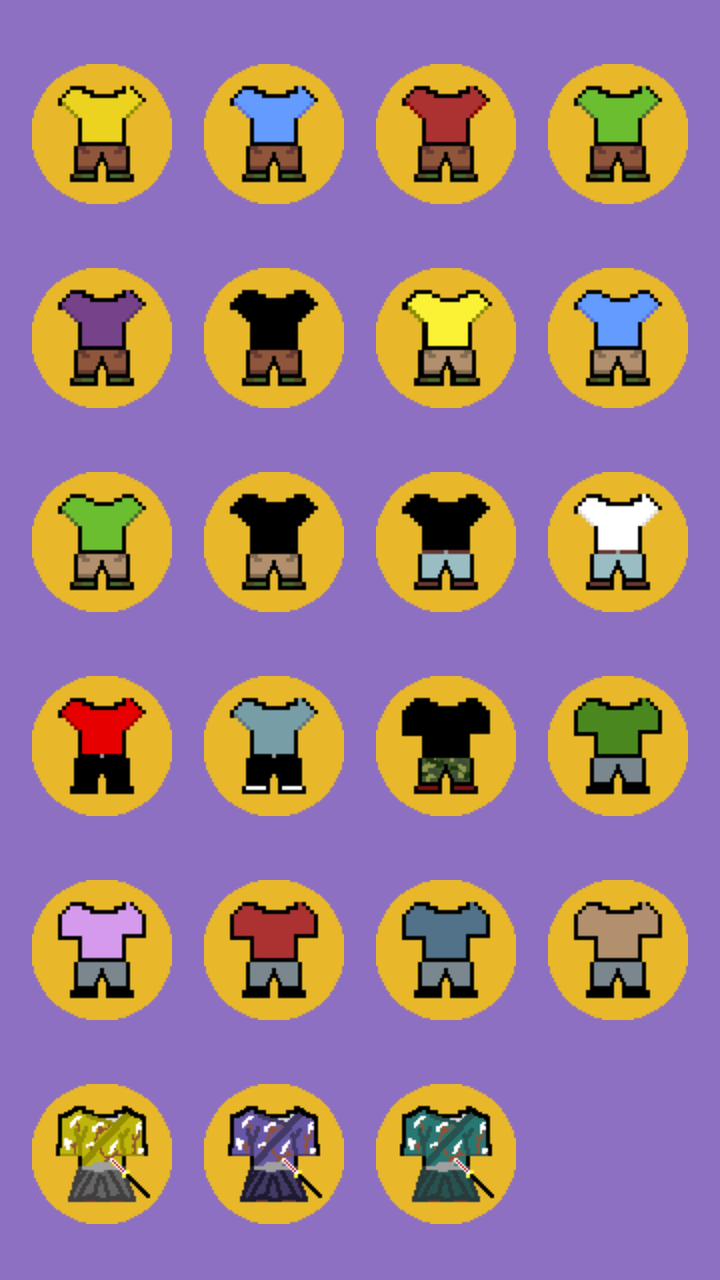
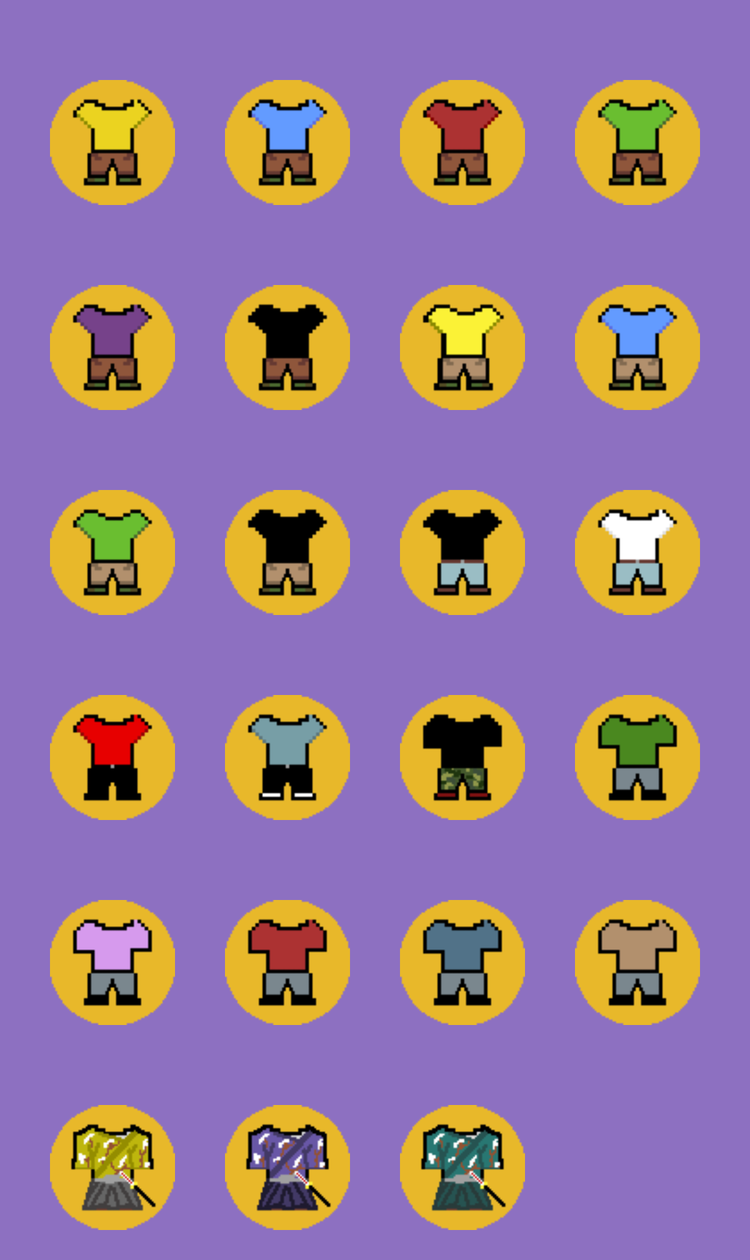

An Android layout and its configuration variant, each rendered on a device that would load it. The default file and the variant file are quoted in full after the pictures.
<!-- AndroidManifest.xml: application theme AppTheme -->
<!-- res/layout/fragment_body_custom.xml -->
<?xml version="1.0" encoding="utf-8"?>
<ScrollView xmlns:android="http://schemas.android.com/apk/res/android"
    xmlns:app="http://schemas.android.com/apk/res-auto"
    xmlns:tools="http://schemas.android.com/tools"
    android:layout_width="match_parent"
    android:layout_height="match_parent"
    android:background="@color/background"
    tools:context=".ui.body.BodyCustomFragment">

    <androidx.constraintlayout.widget.ConstraintLayout
        android:layout_width="match_parent"
        android:layout_height="match_parent">


        <ImageView
            android:id="@+id/iv_body1a"
            android:layout_width="wrap_content"
            android:layout_height="wrap_content"
            android:layout_marginTop="32dp"
            android:src="@drawable/circle_body_yellow"
            app:layout_constraintBottom_toBottomOf="parent"
            app:layout_constraintEnd_toStartOf="@+id/iv_body2a"
            app:layout_constraintHorizontal_bias="0.5"
            app:layout_constraintStart_toStartOf="parent"
            app:layout_constraintTop_toTopOf="parent"
            app:layout_constraintVertical_bias="0.0" />

        <ImageView
            android:id="@+id/iv_body2a"
            android:layout_width="wrap_content"
            android:layout_height="wrap_content"
            android:src="@drawable/circle_body_blue"
            app:layout_constraintBottom_toBottomOf="@+id/iv_body1a"
            app:layout_constraintEnd_toStartOf="@+id/iv_body3a"
            app:layout_constraintHorizontal_bias="0.5"
            app:layout_constraintStart_toEndOf="@+id/iv_body1a"
            app:layout_constraintTop_toTopOf="@+id/iv_body1a" />

        <ImageView
            android:id="@+id/iv_body3a"
            android:layout_width="wrap_content"
            android:layout_height="wrap_content"
            android:src="@drawable/circle_body_red"
            app:layout_constraintBottom_toBottomOf="@+id/iv_body2a"
            app:layout_constraintEnd_toStartOf="@+id/iv_body4a"
            app:layout_constraintHorizontal_bias="0.5"
            app:layout_constraintStart_toEndOf="@+id/iv_body2a"
            app:layout_constraintTop_toTopOf="@+id/iv_body2a" />

        <ImageView
            android:id="@+id/iv_body4a"
            android:layout_width="wrap_content"
            android:layout_height="wrap_content"
            android:src="@drawable/circle_body_green"
            app:layout_constraintBottom_toBottomOf="@+id/iv_body3a"
            app:layout_constraintEnd_toEndOf="parent"
            app:layout_constraintHorizontal_bias="0.5"
            app:layout_constraintStart_toEndOf="@+id/iv_body3a"
            app:layout_constraintTop_toTopOf="@+id/iv_body3a" />

        <ImageView
            android:id="@+id/iv_body5a"
            android:layout_width="wrap_content"
            android:layout_height="wrap_content"
            android:layout_marginTop="32dp"
            android:src="@drawable/circle_body_purple"
            app:layout_constraintBottom_toBottomOf="parent"
            app:layout_constraintEnd_toStartOf="@+id/iv_body6a"
            app:layout_constraintHorizontal_bias="0.5"
            app:layout_constraintStart_toStartOf="parent"
            app:layout_constraintTop_toBottomOf="@+id/iv_body1a"
            app:layout_constraintVertical_bias="0.0" />

        <ImageView
            android:id="@+id/iv_body6a"
            android:layout_width="wrap_content"
            android:layout_height="wrap_content"
            android:src="@drawable/circle_body_black"
            app:layout_constraintBottom_toBottomOf="@+id/iv_body5a"
            app:layout_constraintEnd_toStartOf="@+id/iv_body7a"
            app:layout_constraintHorizontal_bias="0.5"
            app:layout_constraintStart_toEndOf="@+id/iv_body5a"
            app:layout_constraintTop_toTopOf="@+id/iv_body5a" />

        <ImageView
            android:id="@+id/iv_body7a"
            android:layout_width="wrap_content"
            android:layout_height="wrap_content"
            android:src="@drawable/circle_body_yellow_beige"
            app:layout_constraintBottom_toBottomOf="@+id/iv_body6a"
            app:layout_constraintEnd_toStartOf="@+id/iv_body8a"
            app:layout_constraintHorizontal_bias="0.5"
            app:layout_constraintStart_toEndOf="@+id/iv_body6a"
            app:layout_constraintTop_toTopOf="@+id/iv_body6a" />

        <ImageView
            android:id="@+id/iv_body8a"
            android:layout_width="wrap_content"
            android:layout_height="wrap_content"
            android:src="@drawable/circle_body_blue_beige"
            app:layout_constraintBottom_toBottomOf="@+id/iv_body7a"
            app:layout_constraintEnd_toEndOf="parent"
            app:layout_constraintHorizontal_bias="0.5"
            app:layout_constraintStart_toEndOf="@+id/iv_body7a"
            app:layout_constraintTop_toTopOf="@+id/iv_body7a" />

        <ImageView
            android:id="@+id/iv_body9a"
            android:layout_width="wrap_content"
            android:layout_height="wrap_content"
            android:layout_marginTop="32dp"
            android:src="@drawable/circle_body_green_beige"
            app:layout_constraintBottom_toBottomOf="parent"
            app:layout_constraintEnd_toStartOf="@+id/iv_body10a"
            app:layout_constraintHorizontal_bias="0.5"
            app:layout_constraintStart_toStartOf="parent"
            app:layout_constraintTop_toBottomOf="@+id/iv_body5a"
            app:layout_constraintVertical_bias="0.0" />

        <ImageView
            android:id="@+id/iv_body10a"
            android:layout_width="wrap_content"
            android:layout_height="wrap_content"
            android:src="@drawable/circle_body_black_beige"
            app:layout_constraintBottom_toBottomOf="@+id/iv_body9a"
            app:layout_constraintEnd_toStartOf="@+id/iv_body11a"
            app:layout_constraintHorizontal_bias="0.5"
            app:layout_constraintStart_toEndOf="@+id/iv_body9a"
            app:layout_constraintTop_toTopOf="@+id/iv_body9a" />

        <ImageView
            android:id="@+id/iv_body11a"
            android:layout_width="wrap_content"
            android:layout_height="wrap_content"
            android:src="@drawable/circle_body_black_blue"
            app:layout_constraintBottom_toBottomOf="@+id/iv_body10a"
            app:layout_constraintEnd_toStartOf="@+id/iv_body12a"
            app:layout_constraintHorizontal_bias="0.5"
            app:layout_constraintStart_toEndOf="@+id/iv_body10a"
            app:layout_constraintTop_toTopOf="@+id/iv_body10a" />

        <ImageView
            android:id="@+id/iv_body12a"
            android:layout_width="wrap_content"
            android:layout_height="wrap_content"
            android:src="@drawable/circle_body_white_blue"
            app:layout_constraintBottom_toBottomOf="@+id/iv_body11a"
            app:layout_constraintEnd_toEndOf="parent"
            app:layout_constraintHorizontal_bias="0.5"
            app:layout_constraintStart_toEndOf="@+id/iv_body11a"
            app:layout_constraintTop_toTopOf="@+id/iv_body11a" />

        <ImageView
            android:id="@+id/iv_body13a"
            android:layout_width="wrap_content"
            android:layout_height="wrap_content"
            android:src="@drawable/circle_body_red_black"
            app:layout_constraintBottom_toBottomOf="@+id/iv_body14a"
            app:layout_constraintEnd_toStartOf="@+id/iv_body14a"
            app:layout_constraintHorizontal_bias="0.5"
            app:layout_constraintStart_toStartOf="parent"
            app:layout_constraintTop_toTopOf="@+id/iv_body14a" />

        <ImageView
            android:id="@+id/iv_body14a"
            android:layout_width="wrap_content"
            android:layout_height="wrap_content"
            android:src="@drawable/circle_body_turquoise_black"
            app:layout_constraintBottom_toBottomOf="@+id/iv_body15a"
            app:layout_constraintEnd_toStartOf="@+id/iv_body15a"
            app:layout_constraintHorizontal_bias="0.5"
            app:layout_constraintStart_toEndOf="@+id/iv_body13a"
            app:layout_constraintTop_toTopOf="@+id/iv_body15a" />

        <ImageView
            android:id="@+id/iv_body15a"
            android:layout_width="wrap_content"
            android:layout_height="wrap_content"
            android:src="@drawable/circle_body_black_camo"
            app:layout_constraintBottom_toBottomOf="@+id/iv_body16a"
            app:layout_constraintEnd_toStartOf="@+id/iv_body16a"
            app:layout_constraintHorizontal_bias="0.5"
            app:layout_constraintStart_toEndOf="@+id/iv_body14a"
            app:layout_constraintTop_toTopOf="@+id/iv_body16a" />

        <ImageView
            android:id="@+id/iv_body16a"
            android:layout_width="wrap_content"
            android:layout_height="wrap_content"
            android:layout_marginTop="32dp"
            android:src="@drawable/circle_body_green_grey"
            app:layout_constraintBottom_toBottomOf="parent"
            app:layout_constraintEnd_toEndOf="parent"
            app:layout_constraintHorizontal_bias="0.5"
            app:layout_constraintStart_toEndOf="@+id/iv_body15a"
            app:layout_constraintTop_toBottomOf="@+id/iv_body12a"
            app:layout_constraintVertical_bias="0.0" />

        <ImageView
            android:id="@+id/iv_body17a"
            android:layout_width="wrap_content"
            android:layout_height="wrap_content"
            android:src="@drawable/circle_body_lilac_grey"
            app:layout_constraintBottom_toBottomOf="@+id/iv_body18a"
            app:layout_constraintEnd_toStartOf="@+id/iv_body18a"
            app:layout_constraintHorizontal_bias="0.5"
            app:layout_constraintStart_toStartOf="parent"
            app:layout_constraintTop_toTopOf="@+id/iv_body18a" />

        <ImageView
            android:id="@+id/iv_body18a"
            android:layout_width="wrap_content"
            android:layout_height="wrap_content"
            android:src="@drawable/circle_body_red_grey"
            app:layout_constraintBottom_toBottomOf="@+id/iv_body19a"
            app:layout_constraintEnd_toStartOf="@+id/iv_body19a"
            app:layout_constraintHorizontal_bias="0.5"
            app:layout_constraintStart_toEndOf="@+id/iv_body17a"
            app:layout_constraintTop_toTopOf="@+id/iv_body19a" />

        <ImageView
            android:id="@+id/iv_body19a"
            android:layout_width="wrap_content"
            android:layout_height="wrap_content"
            android:src="@drawable/circle_body_turquoise_grey"
            app:layout_constraintBottom_toBottomOf="@+id/iv_body20a"
            app:layout_constraintEnd_toStartOf="@+id/iv_body20a"
            app:layout_constraintHorizontal_bias="0.5"
            app:layout_constraintStart_toEndOf="@+id/iv_body18a"
            app:layout_constraintTop_toTopOf="@+id/iv_body20a" />

        <ImageView
            android:id="@+id/iv_body20a"
            android:layout_width="wrap_content"
            android:layout_height="wrap_content"
            android:layout_marginTop="32dp"
            android:src="@drawable/circle_body_beige_grey"
            app:layout_constraintBottom_toBottomOf="parent"
            app:layout_constraintEnd_toEndOf="parent"
            app:layout_constraintHorizontal_bias="0.5"
            app:layout_constraintStart_toEndOf="@+id/iv_body19a"
            app:layout_constraintTop_toBottomOf="@+id/iv_body16a"
            app:layout_constraintVertical_bias="0.0" />

        <ImageView
            android:id="@+id/iv_body21a"
            android:layout_width="wrap_content"
            android:layout_height="wrap_content"
            android:layout_marginTop="32dp"
            android:src="@drawable/circle_body_samurai_yellow"
            app:layout_constraintEnd_toStartOf="@+id/iv_body22a"
            app:layout_constraintHorizontal_bias="0.5"
            app:layout_constraintStart_toStartOf="parent"
            app:layout_constraintTop_toBottomOf="@+id/iv_body17a" />

        <ImageView
            android:id="@+id/iv_body22a"
            android:layout_width="wrap_content"
            android:layout_height="wrap_content"
            android:src="@drawable/circle_body_samurai_purple"
            app:layout_constraintBottom_toBottomOf="@+id/iv_body21a"
            app:layout_constraintEnd_toStartOf="@+id/iv_body24a"
            app:layout_constraintHorizontal_bias="0.5"
            app:layout_constraintStart_toEndOf="@+id/iv_body21a"
            app:layout_constraintTop_toTopOf="@+id/iv_body21a" />

        <ImageView
            android:id="@+id/iv_body23a"
            android:layout_width="wrap_content"
            android:layout_height="wrap_content"
            android:src="@drawable/circle_body_samurai_turquoise"
            android:visibility="invisible"
            app:layout_constraintBottom_toBottomOf="@+id/iv_body24a"
            app:layout_constraintEnd_toEndOf="parent"
            app:layout_constraintHorizontal_bias="0.5"
            app:layout_constraintStart_toEndOf="@+id/iv_body24a"
            app:layout_constraintTop_toTopOf="@+id/iv_body24a" />

        <ImageView
            android:id="@+id/iv_body24a"
            android:layout_width="wrap_content"
            android:layout_height="wrap_content"
            android:src="@drawable/circle_body_samurai_turquoise"
            app:layout_constraintBottom_toBottomOf="@+id/iv_body22a"
            app:layout_constraintEnd_toStartOf="@+id/iv_body23a"
            app:layout_constraintHorizontal_bias="0.5"
            app:layout_constraintStart_toEndOf="@+id/iv_body22a"
            app:layout_constraintTop_toTopOf="@+id/iv_body22a" />


    </androidx.constraintlayout.widget.ConstraintLayout>

</ScrollView>
<!-- resources referenced by this layout -->
<resources>
  <color name="background">#8D70C1</color>
  <!-- drawable circle_body_beige_grey: png bitmap (drawable, 14296 bytes) -->
  <!-- drawable circle_body_black: png bitmap (drawable, 14225 bytes) -->
  <!-- drawable circle_body_black_beige: png bitmap (drawable, 14347 bytes) -->
  <!-- drawable circle_body_black_blue: png bitmap (drawable, 14094 bytes) -->
  <!-- drawable circle_body_black_camo: png bitmap (drawable, 14387 bytes) -->
  <!-- drawable circle_body_blue: png bitmap (drawable, 15316 bytes) -->
  <!-- drawable circle_body_blue_beige: png bitmap (drawable, 15119 bytes) -->
  <!-- drawable circle_body_green: png bitmap (drawable, 15363 bytes) -->
  <!-- drawable circle_body_green_beige: png bitmap (drawable, 15282 bytes) -->
  <!-- drawable circle_body_green_grey: png bitmap (drawable, 14292 bytes) -->
  <!-- drawable circle_body_lilac_grey: png bitmap (drawable, 13944 bytes) -->
  <!-- drawable circle_body_purple: png bitmap (drawable, 14699 bytes) -->
  <!-- drawable circle_body_red: png bitmap (drawable, 14737 bytes) -->
  <!-- drawable circle_body_red_black: png bitmap (drawable, 13648 bytes) -->
  <!-- drawable circle_body_red_grey: png bitmap (drawable, 13901 bytes) -->
  <!-- drawable circle_body_samurai_purple: png bitmap (drawable, 19247 bytes) -->
  <!-- drawable circle_body_samurai_turquoise: png bitmap (drawable, 18894 bytes) -->
  <!-- drawable circle_body_samurai_yellow: png bitmap (drawable, 19466 bytes) -->
  <!-- drawable circle_body_turquoise_black: png bitmap (drawable, 13847 bytes) -->
  <!-- drawable circle_body_turquoise_grey: png bitmap (drawable, 13817 bytes) -->
  <!-- drawable circle_body_white_blue: png bitmap (drawable, 14520 bytes) -->
  <!-- drawable circle_body_yellow: png bitmap (drawable, 14957 bytes) -->
  <!-- drawable circle_body_yellow_beige: png bitmap (drawable, 14731 bytes) -->
  <style name="AppTheme" parent="Theme.AppCompat.Light.DarkActionBar">
          
          <item name="colorPrimary">@color/colorPrimary</item>
          <item name="colorPrimaryDark">@color/colorPrimaryDark</item>
          <item name="colorAccent">@color/colorAccent</item>
      </style>
  <color name="colorPrimary">#6133B4</color>
  <color name="colorPrimaryDark">#311369</color>
  <color name="colorAccent">#E8B82A</color>2AB591
</resources>
<!-- res/layout-sw600dp/fragment_body_custom.xml (the repository's variant of the layout above) -->
<!-- drawn on a 7-inch tablet held upright -->
<?xml version="1.0" encoding="utf-8"?>
<ScrollView xmlns:android="http://schemas.android.com/apk/res/android"
    xmlns:app="http://schemas.android.com/apk/res-auto"
    xmlns:tools="http://schemas.android.com/tools"
    android:layout_width="match_parent"
    android:layout_height="match_parent"
    android:background="@color/background"
    tools:context=".ui.body.BodyCustomFragment">

    <androidx.constraintlayout.widget.ConstraintLayout
        android:layout_width="match_parent"
        android:layout_height="match_parent">


        <ImageView
            android:id="@+id/iv_body1a"
            android:layout_width="100dp"
            android:layout_height="100dp"
            android:layout_marginTop="64dp"
            android:adjustViewBounds="false"
            app:layout_constraintBottom_toBottomOf="parent"
            app:layout_constraintDimensionRatio=""
            app:layout_constraintEnd_toStartOf="@+id/iv_body2a"
            app:layout_constraintHorizontal_bias="0.5"
            app:layout_constraintStart_toStartOf="parent"
            app:layout_constraintTop_toTopOf="parent"
            app:layout_constraintVertical_bias="0.0"
            app:srcCompat="@drawable/circle_body_yellow"
            tools:srcCompat="@drawable/circle_body_yellow" />

        <ImageView
            android:id="@+id/iv_body2a"
            android:layout_width="100dp"
            android:layout_height="100dp"
            android:src="@drawable/circle_body_blue"
            app:layout_constraintBottom_toBottomOf="@+id/iv_body1a"
            app:layout_constraintEnd_toStartOf="@+id/iv_body3a"
            app:layout_constraintHorizontal_bias="0.5"
            app:layout_constraintStart_toEndOf="@+id/iv_body1a"
            app:layout_constraintTop_toTopOf="@+id/iv_body1a" />

        <ImageView
            android:id="@+id/iv_body3a"
            android:layout_width="100dp"
            android:layout_height="100dp"
            android:src="@drawable/circle_body_red"
            app:layout_constraintBottom_toBottomOf="@+id/iv_body2a"
            app:layout_constraintEnd_toStartOf="@+id/iv_body4a"
            app:layout_constraintHorizontal_bias="0.5"
            app:layout_constraintStart_toEndOf="@+id/iv_body2a"
            app:layout_constraintTop_toTopOf="@+id/iv_body2a" />

        <ImageView
            android:id="@+id/iv_body4a"
            android:layout_width="100dp"
            android:layout_height="100dp"
            android:src="@drawable/circle_body_green"
            app:layout_constraintBottom_toBottomOf="@+id/iv_body3a"
            app:layout_constraintEnd_toEndOf="parent"
            app:layout_constraintHorizontal_bias="0.5"
            app:layout_constraintStart_toEndOf="@+id/iv_body3a"
            app:layout_constraintTop_toTopOf="@+id/iv_body3a" />

        <ImageView
            android:id="@+id/iv_body5a"
            android:layout_width="100dp"
            android:layout_height="100dp"
            android:layout_marginTop="64dp"
            android:src="@drawable/circle_body_purple"
            app:layout_constraintBottom_toBottomOf="parent"
            app:layout_constraintEnd_toStartOf="@+id/iv_body6a"
            app:layout_constraintHorizontal_bias="0.5"
            app:layout_constraintStart_toStartOf="parent"
            app:layout_constraintTop_toBottomOf="@+id/iv_body1a"
            app:layout_constraintVertical_bias="0.0" />

        <ImageView
            android:id="@+id/iv_body6a"
            android:layout_width="100dp"
            android:layout_height="100dp"
            android:src="@drawable/circle_body_black"
            app:layout_constraintBottom_toBottomOf="@+id/iv_body5a"
            app:layout_constraintEnd_toStartOf="@+id/iv_body7a"
            app:layout_constraintHorizontal_bias="0.5"
            app:layout_constraintStart_toEndOf="@+id/iv_body5a"
            app:layout_constraintTop_toTopOf="@+id/iv_body5a" />

        <ImageView
            android:id="@+id/iv_body7a"
            android:layout_width="100dp"
            android:layout_height="100dp"
            android:src="@drawable/circle_body_yellow_beige"
            app:layout_constraintBottom_toBottomOf="@+id/iv_body6a"
            app:layout_constraintEnd_toStartOf="@+id/iv_body8a"
            app:layout_constraintHorizontal_bias="0.5"
            app:layout_constraintStart_toEndOf="@+id/iv_body6a"
            app:layout_constraintTop_toTopOf="@+id/iv_body6a" />

        <ImageView
            android:id="@+id/iv_body8a"
            android:layout_width="100dp"
            android:layout_height="100dp"
            android:src="@drawable/circle_body_blue_beige"
            app:layout_constraintBottom_toBottomOf="@+id/iv_body7a"
            app:layout_constraintEnd_toEndOf="parent"
            app:layout_constraintHorizontal_bias="0.5"
            app:layout_constraintStart_toEndOf="@+id/iv_body7a"
            app:layout_constraintTop_toTopOf="@+id/iv_body7a" />

        <ImageView
            android:id="@+id/iv_body9a"
            android:layout_width="100dp"
            android:layout_height="100dp"
            android:layout_marginTop="64dp"
            android:src="@drawable/circle_body_green_beige"
            app:layout_constraintBottom_toBottomOf="parent"
            app:layout_constraintEnd_toStartOf="@+id/iv_body10a"
            app:layout_constraintHorizontal_bias="0.5"
            app:layout_constraintStart_toStartOf="parent"
            app:layout_constraintTop_toBottomOf="@+id/iv_body5a"
            app:layout_constraintVertical_bias="0.0" />

        <ImageView
            android:id="@+id/iv_body10a"
            android:layout_width="100dp"
            android:layout_height="100dp"
            android:src="@drawable/circle_body_black_beige"
            app:layout_constraintBottom_toBottomOf="@+id/iv_body9a"
            app:layout_constraintEnd_toStartOf="@+id/iv_body11a"
            app:layout_constraintHorizontal_bias="0.5"
            app:layout_constraintStart_toEndOf="@+id/iv_body9a"
            app:layout_constraintTop_toTopOf="@+id/iv_body9a" />

        <ImageView
            android:id="@+id/iv_body11a"
            android:layout_width="100dp"
            android:layout_height="100dp"
            android:src="@drawable/circle_body_black_blue"
            app:layout_constraintBottom_toBottomOf="@+id/iv_body10a"
            app:layout_constraintEnd_toStartOf="@+id/iv_body12a"
            app:layout_constraintHorizontal_bias="0.5"
            app:layout_constraintStart_toEndOf="@+id/iv_body10a"
            app:layout_constraintTop_toTopOf="@+id/iv_body10a" />

        <ImageView
            android:id="@+id/iv_body12a"
            android:layout_width="100dp"
            android:layout_height="100dp"
            android:src="@drawable/circle_body_white_blue"
            app:layout_constraintBottom_toBottomOf="@+id/iv_body11a"
            app:layout_constraintEnd_toEndOf="parent"
            app:layout_constraintHorizontal_bias="0.5"
            app:layout_constraintStart_toEndOf="@+id/iv_body11a"
            app:layout_constraintTop_toTopOf="@+id/iv_body11a" />

        <ImageView
            android:id="@+id/iv_body13a"
            android:layout_width="100dp"
            android:layout_height="100dp"
            android:src="@drawable/circle_body_red_black"
            app:layout_constraintBottom_toBottomOf="@+id/iv_body14a"
            app:layout_constraintEnd_toStartOf="@+id/iv_body14a"
            app:layout_constraintHorizontal_bias="0.5"
            app:layout_constraintStart_toStartOf="parent"
            app:layout_constraintTop_toTopOf="@+id/iv_body14a" />

        <ImageView
            android:id="@+id/iv_body14a"
            android:layout_width="100dp"
            android:layout_height="100dp"
            android:src="@drawable/circle_body_turquoise_black"
            app:layout_constraintBottom_toBottomOf="@+id/iv_body15a"
            app:layout_constraintEnd_toStartOf="@+id/iv_body15a"
            app:layout_constraintHorizontal_bias="0.5"
            app:layout_constraintStart_toEndOf="@+id/iv_body13a"
            app:layout_constraintTop_toTopOf="@+id/iv_body15a" />

        <ImageView
            android:id="@+id/iv_body15a"
            android:layout_width="100dp"
            android:layout_height="100dp"
            android:src="@drawable/circle_body_black_camo"
            app:layout_constraintBottom_toBottomOf="@+id/iv_body16a"
            app:layout_constraintEnd_toStartOf="@+id/iv_body16a"
            app:layout_constraintHorizontal_bias="0.5"
            app:layout_constraintStart_toEndOf="@+id/iv_body14a"
            app:layout_constraintTop_toTopOf="@+id/iv_body16a" />

        <ImageView
            android:id="@+id/iv_body16a"
            android:layout_width="100dp"
            android:layout_height="100dp"
            android:layout_marginTop="64dp"
            android:src="@drawable/circle_body_green_grey"
            app:layout_constraintBottom_toBottomOf="parent"
            app:layout_constraintEnd_toEndOf="parent"
            app:layout_constraintHorizontal_bias="0.5"
            app:layout_constraintStart_toEndOf="@+id/iv_body15a"
            app:layout_constraintTop_toBottomOf="@+id/iv_body12a"
            app:layout_constraintVertical_bias="0.0" />

        <ImageView
            android:id="@+id/iv_body17a"
            android:layout_width="100dp"
            android:layout_height="100dp"
            android:src="@drawable/circle_body_lilac_grey"
            app:layout_constraintBottom_toBottomOf="@+id/iv_body18a"
            app:layout_constraintEnd_toStartOf="@+id/iv_body18a"
            app:layout_constraintHorizontal_bias="0.5"
            app:layout_constraintStart_toStartOf="parent"
            app:layout_constraintTop_toTopOf="@+id/iv_body18a" />

        <ImageView
            android:id="@+id/iv_body18a"
            android:layout_width="100dp"
            android:layout_height="100dp"
            android:src="@drawable/circle_body_red_grey"
            app:layout_constraintBottom_toBottomOf="@+id/iv_body19a"
            app:layout_constraintEnd_toStartOf="@+id/iv_body19a"
            app:layout_constraintHorizontal_bias="0.5"
            app:layout_constraintStart_toEndOf="@+id/iv_body17a"
            app:layout_constraintTop_toTopOf="@+id/iv_body19a" />

        <ImageView
            android:id="@+id/iv_body19a"
            android:layout_width="100dp"
            android:layout_height="100dp"
            android:src="@drawable/circle_body_turquoise_grey"
            app:layout_constraintBottom_toBottomOf="@+id/iv_body20a"
            app:layout_constraintEnd_toStartOf="@+id/iv_body20a"
            app:layout_constraintHorizontal_bias="0.5"
            app:layout_constraintStart_toEndOf="@+id/iv_body18a"
            app:layout_constraintTop_toTopOf="@+id/iv_body20a" />

        <ImageView
            android:id="@+id/iv_body20a"
            android:layout_width="100dp"
            android:layout_height="100dp"
            android:layout_marginTop="64dp"
            android:src="@drawable/circle_body_beige_grey"
            app:layout_constraintBottom_toBottomOf="parent"
            app:layout_constraintEnd_toEndOf="parent"
            app:layout_constraintHorizontal_bias="0.5"
            app:layout_constraintStart_toEndOf="@+id/iv_body19a"
            app:layout_constraintTop_toBottomOf="@+id/iv_body16a"
            app:layout_constraintVertical_bias="0.0" />

        <ImageView
            android:id="@+id/iv_body21a"
            android:layout_width="100dp"
            android:layout_height="100dp"
            android:layout_marginTop="64dp"
            android:layout_marginBottom="24dp"
            android:src="@drawable/circle_body_samurai_yellow"
            app:layout_constraintBottom_toBottomOf="parent"
            app:layout_constraintEnd_toStartOf="@+id/iv_body22a"
            app:layout_constraintHorizontal_bias="0.5"
            app:layout_constraintStart_toStartOf="parent"
            app:layout_constraintTop_toBottomOf="@+id/iv_body17a" />

        <ImageView
            android:id="@+id/iv_body22a"
            android:layout_width="100dp"
            android:layout_height="100dp"
            android:src="@drawable/circle_body_samurai_purple"
            app:layout_constraintBottom_toBottomOf="@+id/iv_body21a"
            app:layout_constraintEnd_toStartOf="@+id/iv_body24a"
            app:layout_constraintHorizontal_bias="0.5"
            app:layout_constraintStart_toEndOf="@+id/iv_body21a"
            app:layout_constraintTop_toTopOf="@+id/iv_body21a" />

        <ImageView
            android:id="@+id/iv_body23a"
            android:layout_width="100dp"
            android:layout_height="100dp"
            android:src="@drawable/circle_body_samurai_turquoise"
            android:visibility="invisible"
            app:layout_constraintBottom_toBottomOf="@+id/iv_body24a"
            app:layout_constraintEnd_toEndOf="parent"
            app:layout_constraintHorizontal_bias="0.5"
            app:layout_constraintStart_toEndOf="@+id/iv_body24a"
            app:layout_constraintTop_toTopOf="@+id/iv_body24a" />

        <ImageView
            android:id="@+id/iv_body24a"
            android:layout_width="100dp"
            android:layout_height="100dp"
            android:src="@drawable/circle_body_samurai_turquoise"
            app:layout_constraintBottom_toBottomOf="@+id/iv_body22a"
            app:layout_constraintEnd_toStartOf="@+id/iv_body23a"
            app:layout_constraintHorizontal_bias="0.5"
            app:layout_constraintStart_toEndOf="@+id/iv_body22a"
            app:layout_constraintTop_toTopOf="@+id/iv_body22a" />

    </androidx.constraintlayout.widget.ConstraintLayout>

</ScrollView>
